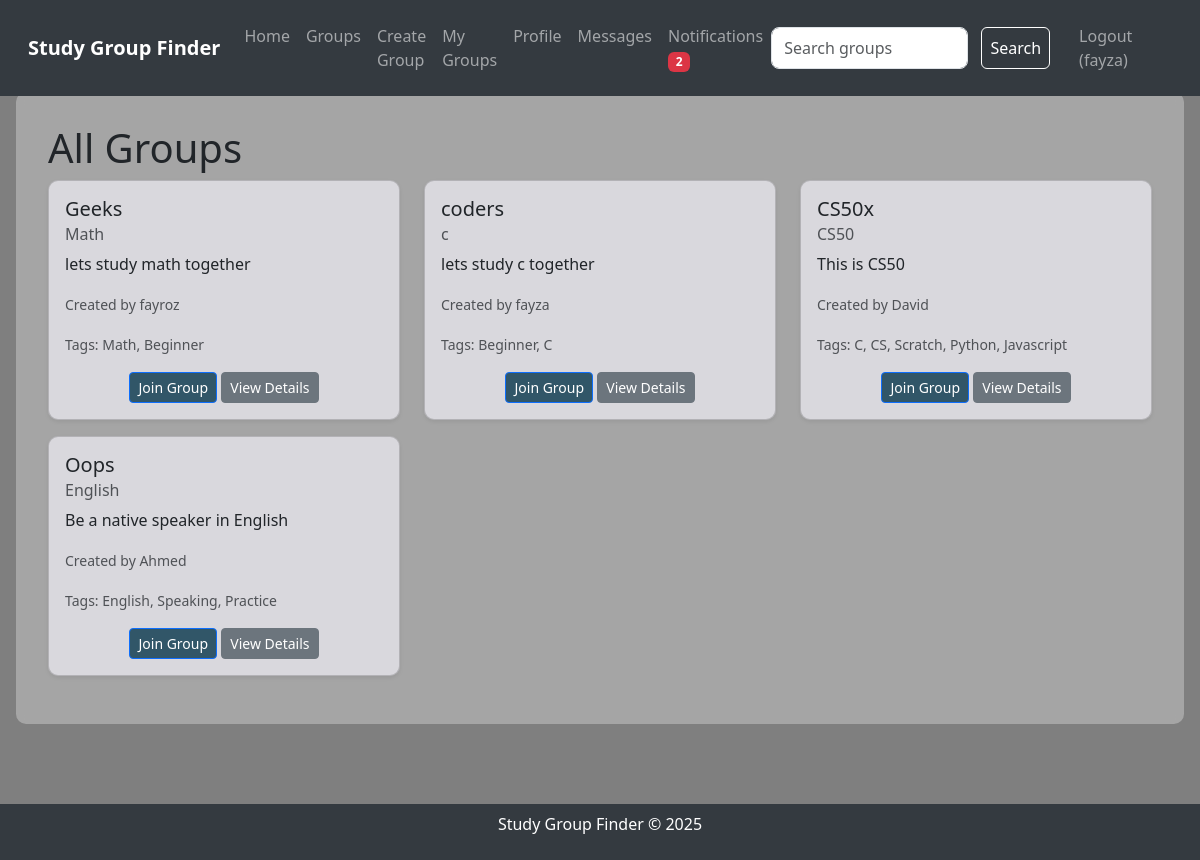
The app's page /groups (signed in) with its own data.
### tables this page shows
CREATE TABLE users
                 (id INTEGER PRIMARY KEY AUTOINCREMENT,
                  username TEXT UNIQUE NOT NULL,
                  password TEXT NOT NULL,
                  bio TEXT,
                  interests TEXT);

CREATE TABLE groups
                 (id INTEGER PRIMARY KEY AUTOINCREMENT,
                  name TEXT NOT NULL,
                  subject TEXT NOT NULL,
                  description TEXT,
                  creator_id INTEGER,
                  FOREIGN KEY (creator_id) REFERENCES users(id));

CREATE TABLE tags
                 (id INTEGER PRIMARY KEY AUTOINCREMENT,
                  name TEXT NOT NULL UNIQUE);

### app.py (the view)
@app.route('/groups')
def groups():
    conn = sqlite3.connect('study_groups.db')
    c = conn.cursor()
    c.execute("SELECT groups.id, groups.name, groups.subject, groups.description, users.username "
              "FROM groups JOIN users ON groups.creator_id = users.id")
    groups = c.fetchall()
    tags_dict = {}
    for group in groups:
        c.execute("SELECT tags.name FROM tags JOIN group_tags ON tags.id = group_tags.tag_id WHERE group_tags.group_id = ?", (group[0],))
        tags_dict[group[0]] = c.fetchall()
    try:
        c.execute("SELECT COUNT(*) FROM notifications WHERE user_id = ? AND read = FALSE",
                  (session.get('user_id', 0),))
        notification_count = c.fetchone()[0]
    except sqlite3.OperationalError:
        init_db()
        notification_count = 0
    conn.close()
    return render_template('groups.html', groups=groups, tags_dict=tags_dict, notification_count=notification_count)

### app.py (called while the page is built)
@app.after_request
def add_header(response):
    response.headers["Cache-Control"] = "no-cache, no-store, must-revalidate"
    response.headers["Pragma"] = "no-cache"
    response.headers["Expires"] = "0"
    return response

### templates/groups.html (shortened to what this page needs)
{% extends "layout.html" %}
{% block content %}
    <div class="page-content">
        <h1>All Groups</h1>
        {% if groups %}
            <div class="row">
                {% for group in groups %}
                    <div class="col-md-4 mb-3">
                        <div class="card group-card shadow-sm">
                            <div class="card-body">
                                <h5 class="card-title">{{ group[1] }}</h5>
                                <h6 class="card-subtitle mb-2 text-muted">{{ group[2] }}</h6>
                                <p class="card-text">{{ group[3] }}</p>
                                <p class="card-text"><small class="text-muted">Created by {{ group[4] }}</small></p>
                                <p class="card-text"><small class="text-muted">Tags:
                                    {% set group_id = group[0] %}
                                    {% for tag in (tags_dict[group_id] if group_id in tags_dict else []) %}
                                        {{ tag[0] }}{% if not loop.last %}, {% endif %}
                                    {% endfor %}
                                </small></p>
                                <div class="text-center">
                                    <a href="{{ url_for('join_group', group_id=group[0]) }}" class="btn btn-primary btn-sm">Join Group</a>
                                    <a href="{{ url_for('group_details', group_id=group[0]) }}" class="btn btn-secondary btn-sm">View Details</a>
                                </div>
                            </div>
                        </div>
                    </div>
                {% endfor %}
            </div>
        {% else %}
            <p>No groups found. Create one!</p>
        {% endif %}
    </div>
{% endblock %}

### templates/layout.html (shortened to what this page needs)
<!DOCTYPE html>
<html lang="en">
<head>
    <link href="https://cdn.jsdelivr.net/npm/bootstrap@5.3.0/dist/css/bootstrap.min.css" rel="stylesheet">
    <link rel="stylesheet" href="{{ url_for('static', filename='styles.css') }}">
</head>
<body>
    <nav class="navbar navbar-expand-lg navbar-dark">
        <div class="container-fluid">
            <a class="navbar-brand" href="{{ url_for('index') }}">Study Group Finder</a>
            <div class="collapse navbar-collapse" id="navbarNav">
                <ul class="navbar-nav me-auto">
                    <li class="nav-item">
                        <a class="nav-link" href="{{ url_for('index') }}">Home</a>
                    </li>
                    <li class="nav-item">
                        <a class="nav-link" href="{{ url_for('groups') }}">Groups</a>
                    </li>
                    {% if session.user_id %}
                        <li class="nav-item">
                            <a class="nav-link" href="{{ url_for('create_group') }}">Create Group</a>
                        </li>
                        <li class="nav-item">
                            <a class="nav-link" href="{{ url_for('my_groups') }}">My Groups</a>
                        </li>
                        <li class="nav-item">
                            <a class="nav-link" href="{{ url_for('profile') }}">Profile</a>
                        </li>
                        <li class="nav-item">
                            <a class="nav-link" href="{{ url_for('messages') }}">Messages</a>
                        </li>
                        <li class="nav-item">
                            <a class="nav-link" href="{{ url_for('notifications') }}">
                                Notifications
                                {% if notification_count > 0 %}
                                    <span class="badge bg-danger">{{ notification_count }}</span>
                                {% endif %}
                            </a>
                        </li>
                    {% endif %}
                </ul>
                <form class="d-flex" action="{{ url_for('search_groups') }}" method="post">
                    <input class="form-control me-2" type="search" placeholder="Search groups" aria-label="Search" name="search_query">
                    <button class="btn btn-outline-light" type="submit">Search</button>
                </form>
                <ul class="navbar-nav ms-3">
                    {% if session.user_id %}
                        <li class="nav-item">
                            <a class="nav-link" href="{{ url_for('logout') }}">Logout ({{ session.username }})</a>
                        </li>
                    {% endif %}
                </ul>
            </div>
        </div>
    </nav>
    <div class="content-wrapper">
        {% block content %}{% endblock %}
    </div>
    <footer class="footer">
        <p>Study Group Finder © 2025</p>
    </footer>
</body>
</html>

### static/styles.css (style rules this page uses)
body { background-image: url('/static/background.jpg'); background-size: cover; background-position: center; background-blend-mode: overlay; background-color: rgba(0, 0, 0, 0.5); min-height: 100vh; margin: 0; padding: 0; }
.navbar-brand { font-weight: bold; }
.navbar { background-color: #343a40; padding: 1rem; position: fixed; top: 0; width: 100%; z-index: 1000; }
.content-wrapper { margin-top: 60px; min-height: calc(100vh - 120px); padding: 2rem 1rem; }
.page-content { backdrop-filter: blur(5px); background-color: rgba(255, 255, 255, 0.3); border-radius: 10px; padding: 2rem; max-width: 1200px; margin: 0 auto; }
.card { background-color: rgba(231, 229, 236, 0.8); border-radius: 10px; box-shadow: 0 4px 8px rgba(0, 0, 0, 0.1); transition: transform 0.2s; }
.form-control { border-radius: 8px; }
.footer { text-align: center; padding: 0.5rem; background-color: #343a40; color: white; position: fixed; bottom: 0; width: 100%; }
.btn-outline-light { color: #ffffff; border-color: #ffffff; padding: 0.5rem; margin: 0 5px; }
.btn-primary { background-color: #315668; }

### records on screen
users: username "fayza"
groups: name "Geeks", subject "Math", description "lets study math together", username "fayroz"
tags: name "Math"
tags: name "Beginner"
groups: name "coders", subject "c", description "lets study c together", username "fayza"
tags: name "C"
groups: name "CS50x", subject "CS50", description "This is CS50", username "David"
tags: name "CS"
tags: name "Scratch"
tags: name "Python"
tags: name "Javascript"
groups: name "Oops", subject "English", description "Be a native speaker in English", username "Ahmed"
tags: name "English"
tags: name "Speaking"
tags: name "Practice"

### other values on screen
{{ notification_count }} "2"
